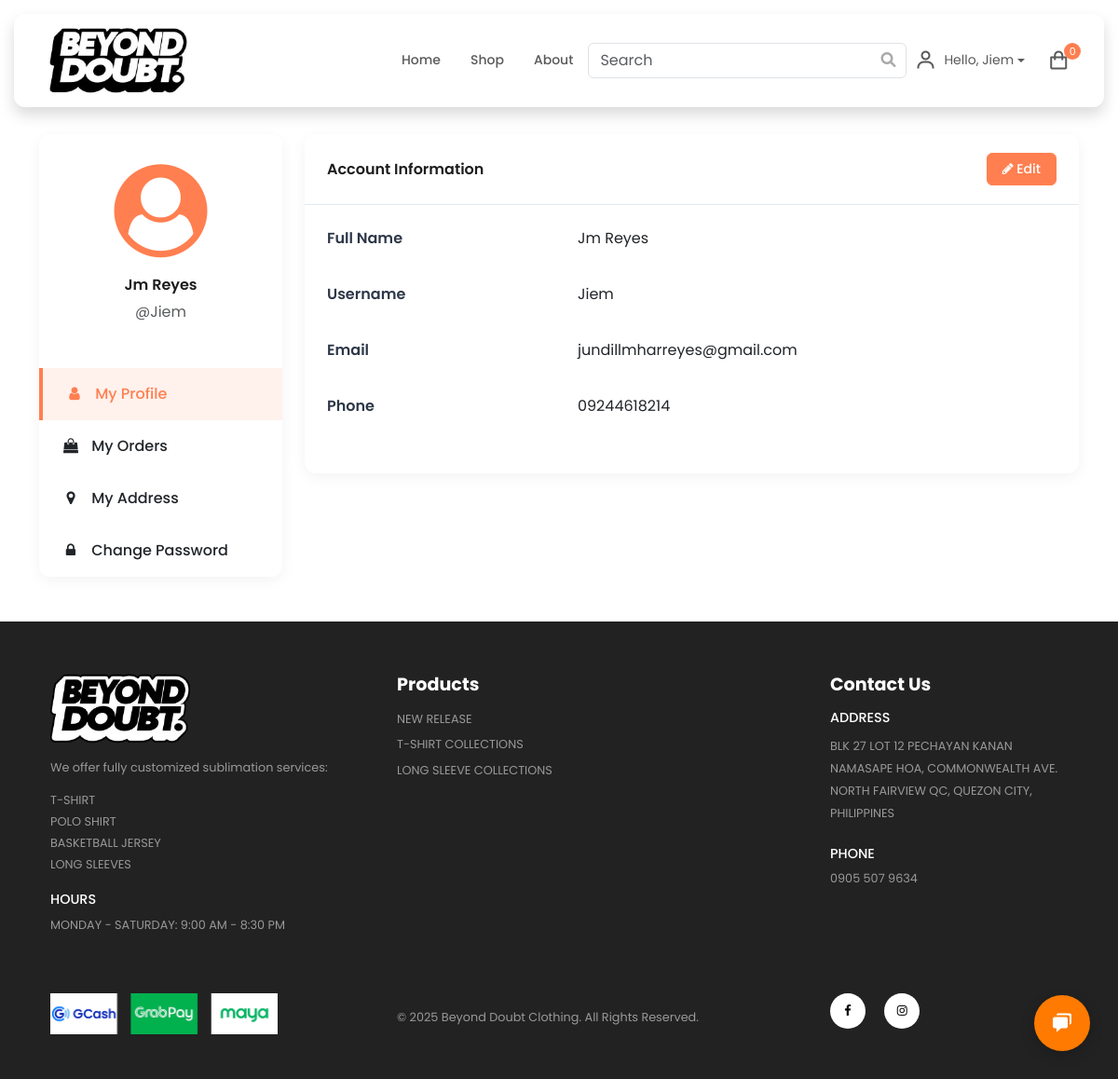
Page /shop/profile.php (signed in) on the committed database.
### tables this page shows
CREATE TABLE `users` (
  `id` int(11) NOT NULL,
  `firstname` varchar(50) NOT NULL,
  `middlename` varchar(50) DEFAULT NULL,
  `lastname` varchar(50) NOT NULL,
  `phone_number` varchar(20) DEFAULT NULL,
  `email` varchar(100) DEFAULT NULL,
  `username` varchar(100) NOT NULL,
  `full_address` text DEFAULT NULL,
  `latitude` decimal(10,8) DEFAULT NULL,
  `longitude` decimal(11,8) DEFAULT NULL,
  `zipcode` varchar(10) DEFAULT NULL,
  `password` varchar(255) NOT NULL,
  `role_as` tinyint(4) NOT NULL DEFAULT 0,
  `created_at` timestamp NOT NULL DEFAULT current_timestamp(),
  `alt_full_address` varchar(255) DEFAULT NULL,
  `alt_zipcode` varchar(20) DEFAULT NULL,
  `alt_latitude` decimal(10,8) DEFAULT NULL,
  `alt_longitude` decimal(11,8) DEFAULT NULL
);

### shop/profile.php (the view, shortened to what this page needs)
<?php
require_once '../admin/config/dbcon.php';
$user_id = $_SESSION['auth_user']['user_id'];
$query = "SELECT * FROM users WHERE id = ?";
$stmt = $conn->prepare($query);
$stmt->bind_param("i", $user_id);
$stmt->execute();
$result = $stmt->get_result();
$user = $result->fetch_assoc();
?>
<!DOCTYPE html>
<html lang="en">
<head>
    <link href="https://cdn.jsdelivr.net/npm/bootstrap@5.3.3/dist/css/bootstrap.min.css" rel="stylesheet">
    <link rel="stylesheet" href="https://cdn.jsdelivr.net/npm/swiper@11/swiper-bundle.min.css"/>
    <link href="https://cdnjs.cloudflare.com/ajax/libs/font-awesome/6.0.0-beta3/css/all.min.css" rel="stylesheet">
    <link rel="stylesheet"href="https://cdn.jsdelivr.net/npm/boxicons@latest/css/boxicons.min.css">
    <link rel="stylesheet" href="https://cdnjs.cloudflare.com/ajax/libs/font-awesome/4.7.0/css/font-awesome.min.css">
    <link rel="stylesheet" href="https://unpkg.com/leaflet@1.9.4/dist/leaflet.css" />
    <link rel="stylesheet" href="https://unpkg.com/leaflet-control-geocoder/dist/Control.Geocoder.css" />
    <link rel="stylesheet" href="css/important.css">
    <link rel="stylesheet" href="css/headerfooter.css">
    <link rel="stylesheet" href="css/shopcart.css">
    <link rel="stylesheet" href="css/assistant.css">
    <link rel="stylesheet" href="css/profile.css">
</head>
<body>
    <?php include 'includes/header.php'; ?>
    <?php include 'includes/assistant.php'; ?>
    <div class="container pt-5">
        <div class="row pt-5 mt-5">
            <div class="col-md-3">
                <div class="card profile-sidebar mb-4">
                    <div class="card-body text-center">
                        <div class="profile-icon mb-3">
                            <i class="fa fa-user-circle fa-5x"></i>
                        </div>
                        <h5><?php echo htmlspecialchars($user['firstname']) . ' ' . htmlspecialchars($user['lastname']); ?></h5>
                        <p class="text-muted">@<?php echo htmlspecialchars($user['username']); ?></p>
                    </div>
                    <ul class="list-group list-group-flush">
                        <li class="list-group-item active" id="nav-profile">
                            <i class="fa fa-user me-2"></i> My Profile
                        </li>
                        <li class="list-group-item" id="nav-orders">
                            <i class="fa fa-shopping-bag me-2"></i> My Orders
                        </li>
                        <li class="list-group-item" id="nav-address">
                            <i class="fa fa-map-marker me-2"></i> My Address
                        </li>
                        <li class="list-group-item" id="nav-password">
                            <i class="fa fa-lock me-2"></i> Change Password
                        </li>
                    </ul>
                </div>
            </div>
            <div class="col-md-9">
                <div id="profile-section" class="card mb-4">
                    <div class="card-header d-flex justify-content-between align-items-center">
                        <h5 class="mb-0">Account Information</h5>
                        <button class="btn btn-sm btn-primary" id="edit-profile-btn">
                            <i class="fa fa-pencil"></i> Edit
                        </button>
                    </div>
                    <div class="card-body">
                        <div id="profile-view">
                            <div class="row mb-3">
                                <div class="col-md-4 fw-bold">Full Name</div>
                                <div class="col-md-8"><?php echo htmlspecialchars($user['firstname']) . ' ' . htmlspecialchars($user['middlename'] ? $user['middlename'] . ' ' : '') . htmlspecialchars($user['lastname']); ?></div>
                            </div>
                            <div class="row mb-3">
                                <div class="col-md-4 fw-bold">Username</div>
                                <div class="col-md-8"><?php echo htmlspecialchars($user['username']); ?></div>
                            </div>
                            <div class="row mb-3">
                                <div class="col-md-4 fw-bold">Email</div>
                                <div class="col-md-8"><?php echo htmlspecialchars($user['email']); ?></div>
                            </div>
                            <div class="row mb-3">
                                <div class="col-md-4 fw-bold">Phone</div>
                                <div class="col-md-8"><?php echo htmlspecialchars($user['phone_number']); ?></div>
                            </div>
                        </div>
                    </div>
                </div>
            </div>
        </div>
    </div>
<?php include 'includes/footer.php'; ?>
</body>
</html>

### shop/css/important.css (style rules this page uses)
* { margin: 0; padding: 0; box-sizing: border-box; list-style: none; text-decoration: none; }
body { font-family: 'Poppins', sans-serif; -ms-overflow-style: none; scrollbar-width: none; }
h5 { font-size: clamp(0.9rem, 1.5vw, 1rem); font-weight: 600; color: #1d1d1d; }

### shop/css/profile.css (style rules this page uses)
:root { --coral: #FF7F50; --coral-dark: #FF6347; --coral-light: #FFAA8C; --coral-very-light: #FFF1EC; --dark-text: #2D3748; --light-text: #4A5568; --border-color: #E2E8F0; --success: #48BB78; --warning: #ECC94B; --danger: #F56565; }
.card { border: none; border-radius: 12px; box-shadow: 0 4px 15px rgba(0, 0, 0, 0.05); margin-bottom: 1.5rem; overflow: hidden; }
.card-header { background-color: white; border-bottom: 1px solid var(--border-color); padding: 1.25rem 1.5rem; }
.card-body { padding: 1.5rem; }
.profile-sidebar { border-radius: 12px; }
.profile-icon { color: var(--coral); font-size: 1.25rem; margin-bottom: 1rem; }
.profile-sidebar .card-body { padding: 2rem 1.5rem; }
.list-group-item { border: none; border-left: 4px solid transparent; padding: 1rem 1.5rem; font-weight: 500; cursor: pointer; transition: all 0.2s ease; }
.list-group-item.active { background-color: var(--coral-very-light); color: var(--coral); border-left: 4px solid var(--coral); }
.list-group-item i { margin-right: 0.75rem; width: 20px; text-align: center; }
.btn-primary { background-color: var(--coral); border-color: var(--coral); font-weight: 500; padding: 0.5rem 1.25rem; border-radius: 6px; transition: all 0.2s ease; }
.btn-sm { font-size: 0.875rem; padding: 0.375rem 1rem; }
.fw-bold { font-weight: 600 !important; color: var(--dark-text); }
.row > [class^="col-"] { margin-bottom: 1rem; }
.mb-4 { margin-bottom: 2rem !important; }
.mb-3 { margin-bottom: 1.25rem !important; }

### rows in the picture
users: firstname "Jm", lastname "Reyes", username "Jiem", email "jundillmharreyes@gmail.com", phone_number "09244618214"

### other values in the picture
$username "Jiem"
